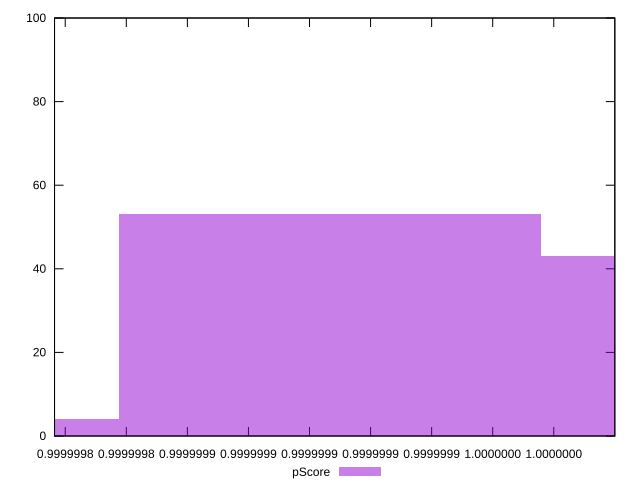

Source code (gnuplot):
reset

$pScore <<EOF
0.9999999066975103 53
1.0000000450282218 43
0.9999997683667988 4
EOF

set key outside below
set boxwidth 1.3833071150926986e-7
set xrange [0.9999998164940374:0.9999999999939735]
set yrange [0:100]
set trange [0:100]
set style fill transparent solid 0.5 noborder
set terminal svg size 640, 490 enhanced background rgb 'white'
set output "reports/report_00032_2021-02-25T10-28-15.087Z/bootup-time/samples/agenda/pScore/histogram.svg"

plot $pScore title "pScore" with boxes

reset
